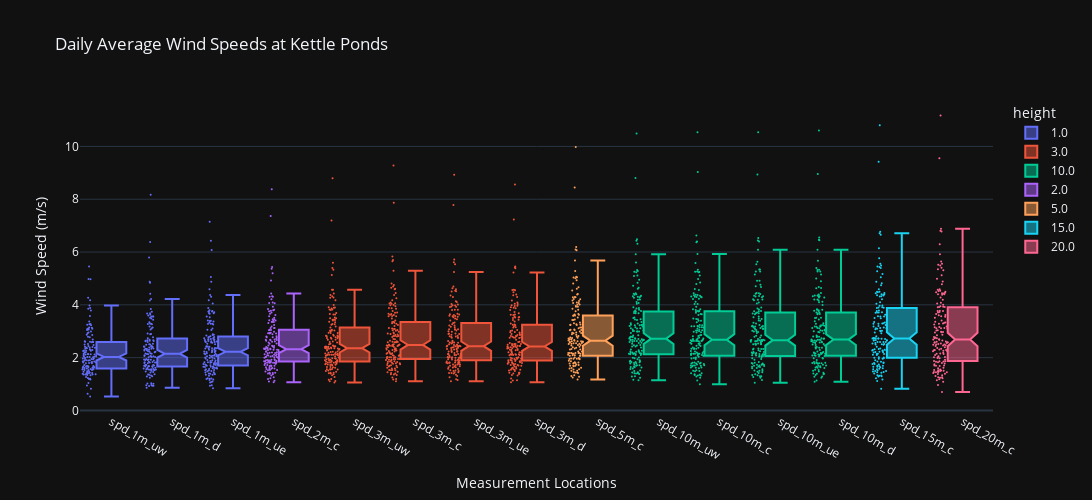

The cell this chart's notebook holds for it:
### Markdown cell above
### Wind Speed Plots

### Code cell
# Make a boxplot of the daily average wind speeds at each height and each tower
fig = px.box(sos_daily_avg_tidy_df, 
             x='variable', 
             y='value', 
             color='height',
             title='Daily Average Wind Speeds at Kettle Ponds',
             # show time in the hover
             hover_data=['time'],
             template='plotly_dark',
             height=500,
             width=1100,
             # widen the box
            boxmode='overlay',
            notched=True,
            points='all',
            category_orders={
                "variable":['spd_1m_uw','spd_1m_d','spd_1m_ue',  'spd_2m_c', 'spd_3m_uw','spd_3m_c', 'spd_3m_ue','spd_3m_d', 'spd_5m_c',
                             'spd_10m_uw','spd_10m_c','spd_10m_ue','spd_10m_d','spd_15m_c', 'spd_20m_c']
            }
            )
# add jitter
fig.update_traces(jitter=0.5, marker=dict(size=2))
# add labels to the x and y axis
fig.update_xaxes(title_text='Measurement Locations')
fig.update_yaxes(title_text='Wind Speed (m/s)')

fig

### Figure 1 — Plotly figure (JSON) as saved in the notebook; plotly's stock layout.template omitted (floating-point values rounded to 4 significant figures; data arrays with more than 128 entries replaced by an {"elided": "..."} marker saying what was removed)
{"data": [{"alignmentgroup": "True", "boxpoints": "all", "customdata": {"elided": "480x1 str values"}, "hovertemplate": "height=1.0<br>variable=%{x}<br>value=%{y}<br>time=%{customdata[0]}<extra></extra>", "jitter": 0.5, "legendgroup": "1.0", "marker": {"color": "#636efa", "size": 2}, "name": "1.0", "notched": true, "offsetgroup": "1.0", "orientation": "v", "showlegend": true, "type": "box", "x": {"elided": "480 str values"}, "x0": " ", "xaxis": "x", "y": {"elided": "480 float values"}, "y0": " ", "yaxis": "y"}, {"alignmentgroup": "True", "boxpoints": "all", "customdata": {"elided": "640x1 str values"}, "hovertemplate": "height=3.0<br>variable=%{x}<br>value=%{y}<br>time=%{customdata[0]}<extra></extra>", "jitter": 0.5, "legendgroup": "3.0", "marker": {"color": "#EF553B", "size": 2}, "name": "3.0", "notched": true, "offsetgroup": "3.0", "orientation": "v", "showlegend": true, "type": "box", "x": {"elided": "640 str values"}, "x0": " ", "xaxis": "x", "y": {"elided": "640 float values"}, "y0": " ", "yaxis": "y"}, {"alignmentgroup": "True", "boxpoints": "all", "customdata": {"elided": "640x1 str values"}, "hovertemplate": "height=10.0<br>variable=%{x}<br>value=%{y}<br>time=%{customdata[0]}<extra></extra>", "jitter": 0.5, "legendgroup": "10.0", "marker": {"color": "#00cc96", "size": 2}, "name": "10.0", "notched": true, "offsetgroup": "10.0", "orientation": "v", "showlegend": true, "type": "box", "x": {"elided": "640 str values"}, "x0": " ", "xaxis": "x", "y": {"elided": "640 float values"}, "y0": " ", "yaxis": "y"}, {"alignmentgroup": "True", "boxpoints": "all", "customdata": {"elided": "160x1 str values"}, "hovertemplate": "height=2.0<br>variable=%{x}<br>value=%{y}<br>time=%{customdata[0]}<extra></extra>", "jitter": 0.5, "legendgroup": "2.0", "marker": {"color": "#ab63fa", "size": 2}, "name": "2.0", "notched": true, "offsetgroup": "2.0", "orientation": "v", "showlegend": true, "type": "box", "x": {"elided": "160 str values"}, "x0": " ", "xaxis": "x", "y": {"elided": "160 float values"}, "y0": " ", "yaxis": "y"}, {"alignmentgroup": "True", "boxpoints": "all", "customdata": {"elided": "160x1 str values"}, "hovertemplate": "height=5.0<br>variable=%{x}<br>value=%{y}<br>time=%{customdata[0]}<extra></extra>", "jitter": 0.5, "legendgroup": "5.0", "marker": {"color": "#FFA15A", "size": 2}, "name": "5.0", "notched": true, "offsetgroup": "5.0", "orientation": "v", "showlegend": true, "type": "box", "x": {"elided": "160 str values"}, "x0": " ", "xaxis": "x", "y": {"elided": "160 float values"}, "y0": " ", "yaxis": "y"}, {"alignmentgroup": "True", "boxpoints": "all", "customdata": {"elided": "160x1 str values"}, "hovertemplate": "height=15.0<br>variable=%{x}<br>value=%{y}<br>time=%{customdata[0]}<extra></extra>", "jitter": 0.5, "legendgroup": "15.0", "marker": {"color": "#19d3f3", "size": 2}, "name": "15.0", "notched": true, "offsetgroup": "15.0", "orientation": "v", "showlegend": true, "type": "box", "x": {"elided": "160 str values"}, "x0": " ", "xaxis": "x", "y": {"elided": "160 float values"}, "y0": " ", "yaxis": "y"}, {"alignmentgroup": "True", "boxpoints": "all", "customdata": {"elided": "160x1 str values"}, "hovertemplate": "height=20.0<br>variable=%{x}<br>value=%{y}<br>time=%{customdata[0]}<extra></extra>", "jitter": 0.5, "legendgroup": "20.0", "marker": {"color": "#FF6692", "size": 2}, "name": "20.0", "notched": true, "offsetgroup": "20.0", "orientation": "v", "showlegend": true, "type": "box", "x": {"elided": "160 str values"}, "x0": " ", "xaxis": "x", "y": {"elided": "160 float values"}, "y0": " ", "yaxis": "y"}], "layout": {"boxmode": "overlay", "height": 500, "legend": {"title": {"text": "height"}, "tracegroupgap": 0}, "title": {"text": "Daily Average Wind Speeds at Kettle Ponds"}, "width": 1100, "xaxis": {"anchor": "y", "categoryarray": ["spd_1m_uw", "spd_1m_d", "spd_1m_ue", "spd_2m_c", "spd_3m_uw", "spd_3m_c", "spd_3m_ue", "spd_3m_d", "spd_5m_c", "spd_10m_uw", "spd_10m_c", "spd_10m_ue", "spd_10m_d", "spd_15m_c", "spd_20m_c"], "categoryorder": "array", "domain": [0, 1], "title": {"text": "Measurement Locations"}}, "yaxis": {"anchor": "x", "domain": [0, 1], "title": {"text": "Wind Speed (m/s)"}}}}
